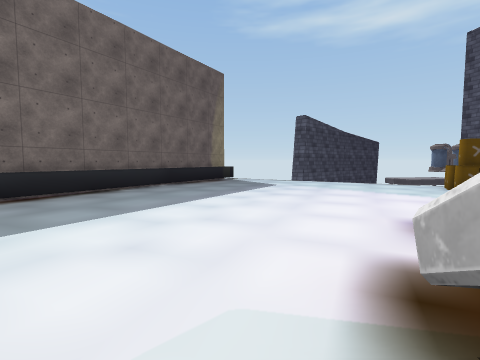
view 1 (above)

12 first-person views from a walk through a 3-D level made in the Unity game engine. The camera is 1.5 m above the floor, tilts 4° down and sees 85° across. The floor is counted in squares, 2 m on a side. Each view is taken from the middle of a square. On the plan, view 1 faces up. The plan holds only what a view shows up to about 9 squares ahead; the rest is blank. The place goes on beyond the plan. The player is left out. Some animated figures are not drawn. Some surface patterns are stand-ins.

view 2
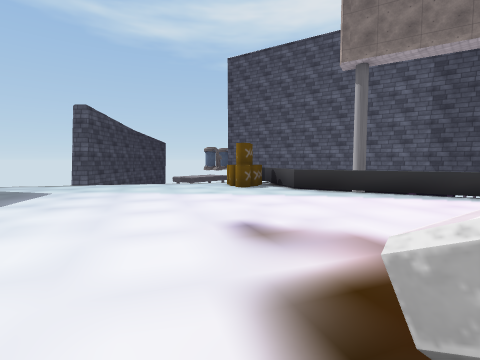

view 3
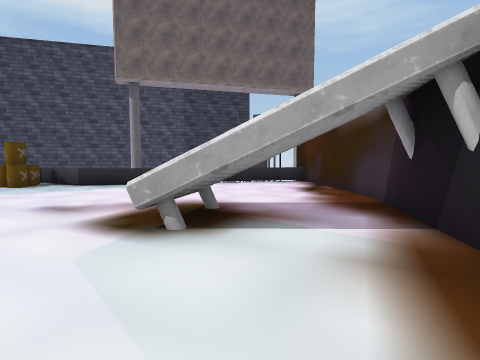

view 4
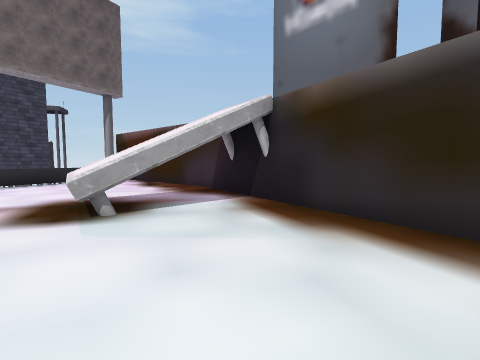

view 5
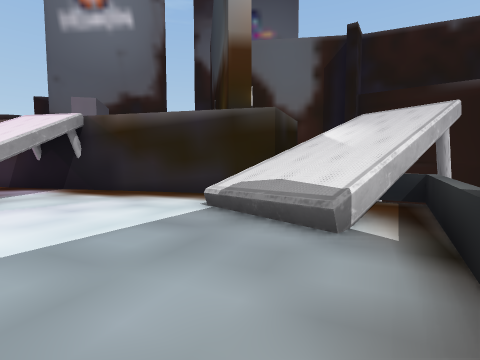

view 6
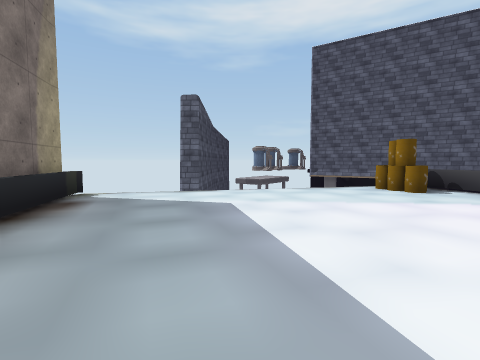

view 7
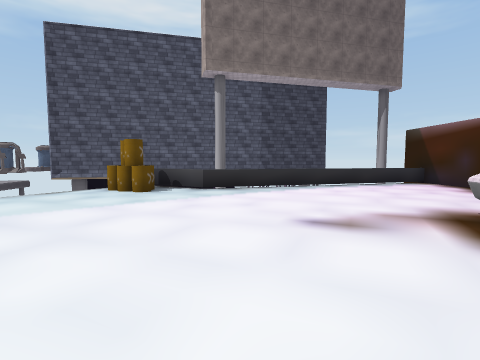

view 8
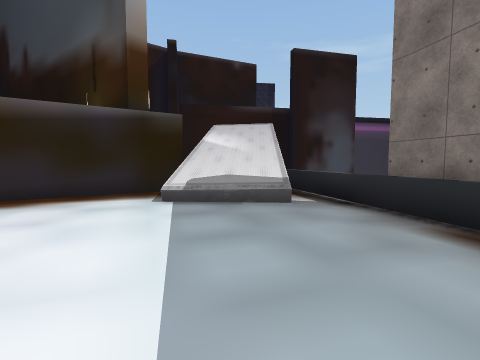

view 9
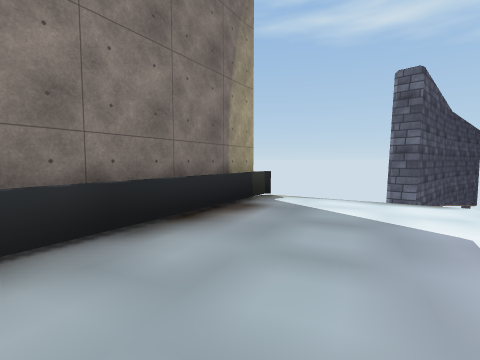

view 10
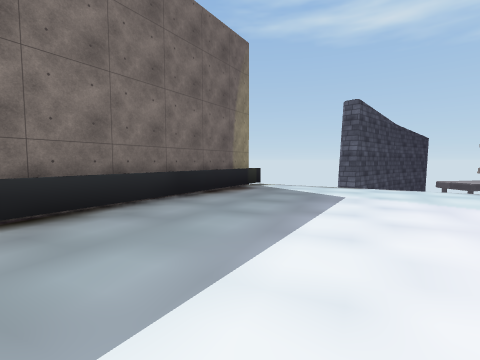

view 11
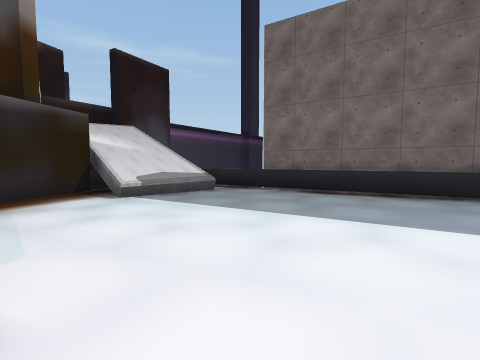

view 12
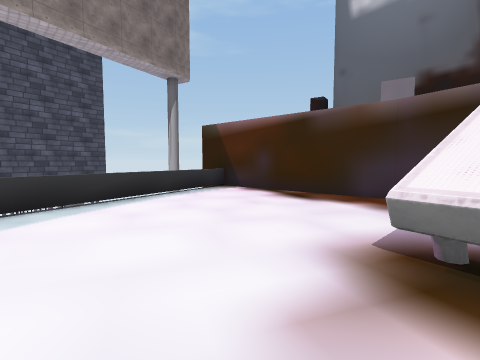

### Floor plan
Key: @ floor where view 1 was taken; # wall or solid block; . floor; = window, fence, low wall or low ledge; ^ raised ledge; v drop or lower ground; B barrel.
Columns run from 7 left of view 1 to 9 right of it. Each row starts with its distance up from view 1.
 12       #  ###
 11      ##..v
 10      #....
  9     ##......
  8    ##.........
  7    #.........B#
  6   ##.........B=
  5   #..........=#
  4  ##...........=
  3  =............=
  2 ##^...........=#
  1 ##^^....^^=....#
  0  ##^...@##.....=
 -1   ##...........=
 -2    #####.......=
 -3        ##########

Positions as (right, up) in squares from view 1, and headings:
1: (0, 0), facing up
2: (0, 1), facing up-right
3: (-2, 0), facing right
4: (-3, 2), facing down-right
5: (-4, 5), facing down
6: (-2, 5), facing up-right
7: (-1, 4), facing right
8: (-1, 5), facing down-left
9: (-1, 6), facing up
10: (-1, 3), facing up
11: (2, 3), facing left
12: (2, 3), facing down-right
